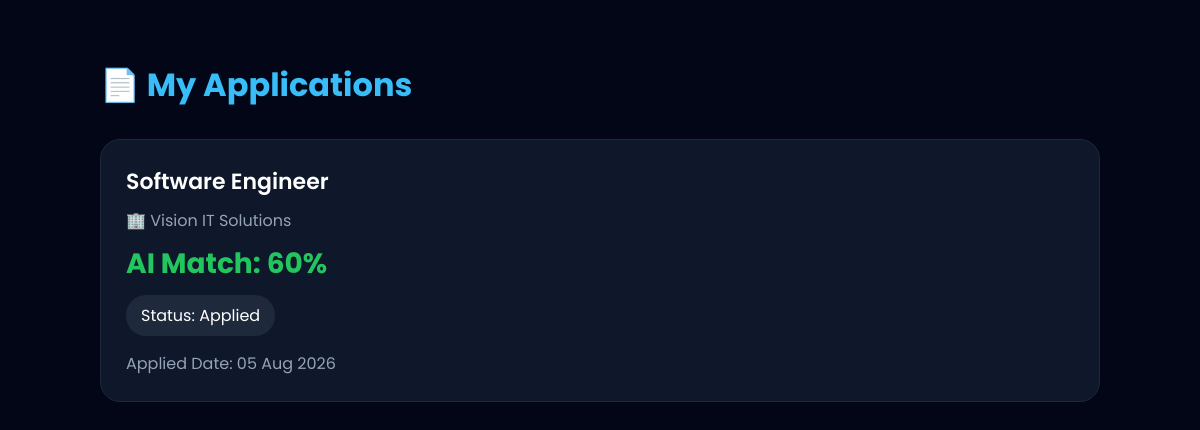
The page /my_applications.php (signed in) on the database its author committed.
### tables this page shows
CREATE TABLE `applications` (
  `Application_ID` int(11) NOT NULL,
  `User_ID` int(11) DEFAULT NULL,
  `Job_ID` int(11) DEFAULT NULL,
  `Status` varchar(50) DEFAULT NULL,
  `Applied_Date` timestamp NOT NULL DEFAULT current_timestamp()
);

CREATE TABLE `jobs` (
  `Job_ID` int(11) NOT NULL,
  `Job_Title` varchar(150) DEFAULT NULL,
  `Company` varchar(150) DEFAULT NULL,
  `Description` text DEFAULT NULL,
  `Required_Skills` text DEFAULT NULL,
  `Posted_Date` date DEFAULT NULL,
  `Employer_ID` int(11) DEFAULT NULL,
  `Company_Name` varchar(100) DEFAULT NULL,
  `Job_Type` varchar(50) DEFAULT NULL,
  `Salary` varchar(50) DEFAULT NULL,
  `Location` varchar(100) DEFAULT NULL,
  `Experience` varchar(100) DEFAULT NULL,
  `Apply_Link` varchar(255) DEFAULT NULL
);

CREATE TABLE `resume_analysis` (
  `Analysis_ID` int(11) NOT NULL,
  `User_ID` int(11) DEFAULT NULL,
  `Job_ID` int(11) DEFAULT NULL,
  `Match_Percentage` int(11) DEFAULT NULL,
  `Matched_Skills` text DEFAULT NULL,
  `Missing_Skills` text DEFAULT NULL,
  `Suggestions` text DEFAULT NULL,
  `Analysis_Date` timestamp NOT NULL DEFAULT current_timestamp()
);

### my_applications.php (the view, shortened to what this page needs)
<?php
include("config/db.php");
$user_id = $_SESSION['user_id'];
$query = mysqli_query($conn,"
SELECT
    applications.*,
    jobs.Job_Title,
    jobs.Company_Name
FROM applications
INNER JOIN jobs
ON applications.Job_ID = jobs.Job_ID
WHERE applications.User_ID='$user_id'
ORDER BY applications.Applied_Date DESC
");
?>
<!DOCTYPE html>
<html>
<head>
</head>
<body>
<div class="container">
<h1>📄 My Applications</h1>
<?php
if(mysqli_num_rows($query)>0){
while($row=mysqli_fetch_assoc($query)){
$analysis = mysqli_query($conn,"
SELECT Match_Percentage
FROM resume_analysis
WHERE User_ID='".$row['User_ID']."'
AND Job_ID='".$row['Job_ID']."'
LIMIT 1
");
$score_data = mysqli_fetch_assoc($analysis);
$match_score = $score_data['Match_Percentage'] ?? 0;
?>
<div class="card">
<div class="title">
<?php echo htmlspecialchars($row['Job_Title']); ?>
</div>
<div class="company">
🏢 <?php echo htmlspecialchars($row['Company_Name']); ?>
</div>
<div class="score">
AI Match: <?php echo $match_score; ?>%
</div>
<div class="status">
Status:
<?php
echo !empty($row['Status'])
? htmlspecialchars($row['Status'])
: "Applied";
?>
</div>
<div class="date">
Applied Date:
<?php
if(!empty($row['Applied_Date'])){
echo date("d M Y",strtotime($row['Applied_Date']));
}
else{
echo "N/A";
}
?>
</div>
</div>
<?php
}
}
?>
</div>
</body>
</html>

### my_applications.php (style rules this page uses)
body { font-family:Poppins,sans-serif; background:#020617; color:white; padding:40px; margin:0; }
.container { max-width:1000px; margin:auto; }
.card { background:#0f172a; padding:25px; border-radius:20px; margin-bottom:20px; border:1px solid #1e293b; }
h1 { color:#38bdf8; margin-bottom:30px; }
.title { font-size:22px; font-weight:600; }
.company { color:#94a3b8; margin:10px 0; }
.score { font-size:28px; color:#22c55e; font-weight:bold; }
.status { display:inline-block; padding:8px 15px; border-radius:20px; background:#1e293b; margin-top:10px; }
.date { color:#94a3b8; margin-top:15px; }

### rows shown on the page
applications: Job_ID.Job_Title "Software Engineer", Job_ID.Company_Name "Vision IT Solutions", resume_analysis.Match_Percentage "60", Status "Applied", Applied_Date "05 Aug 2026"
